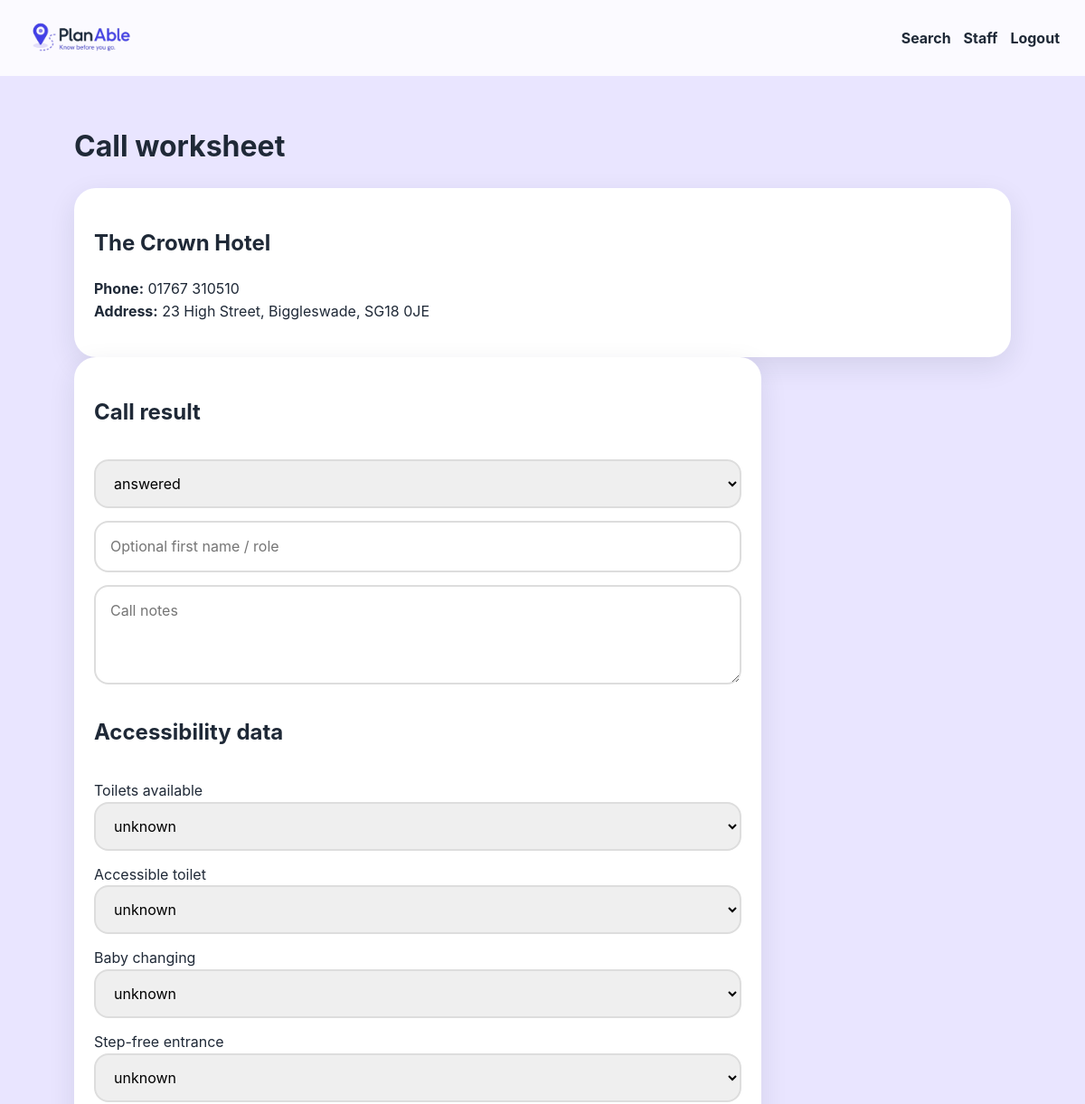
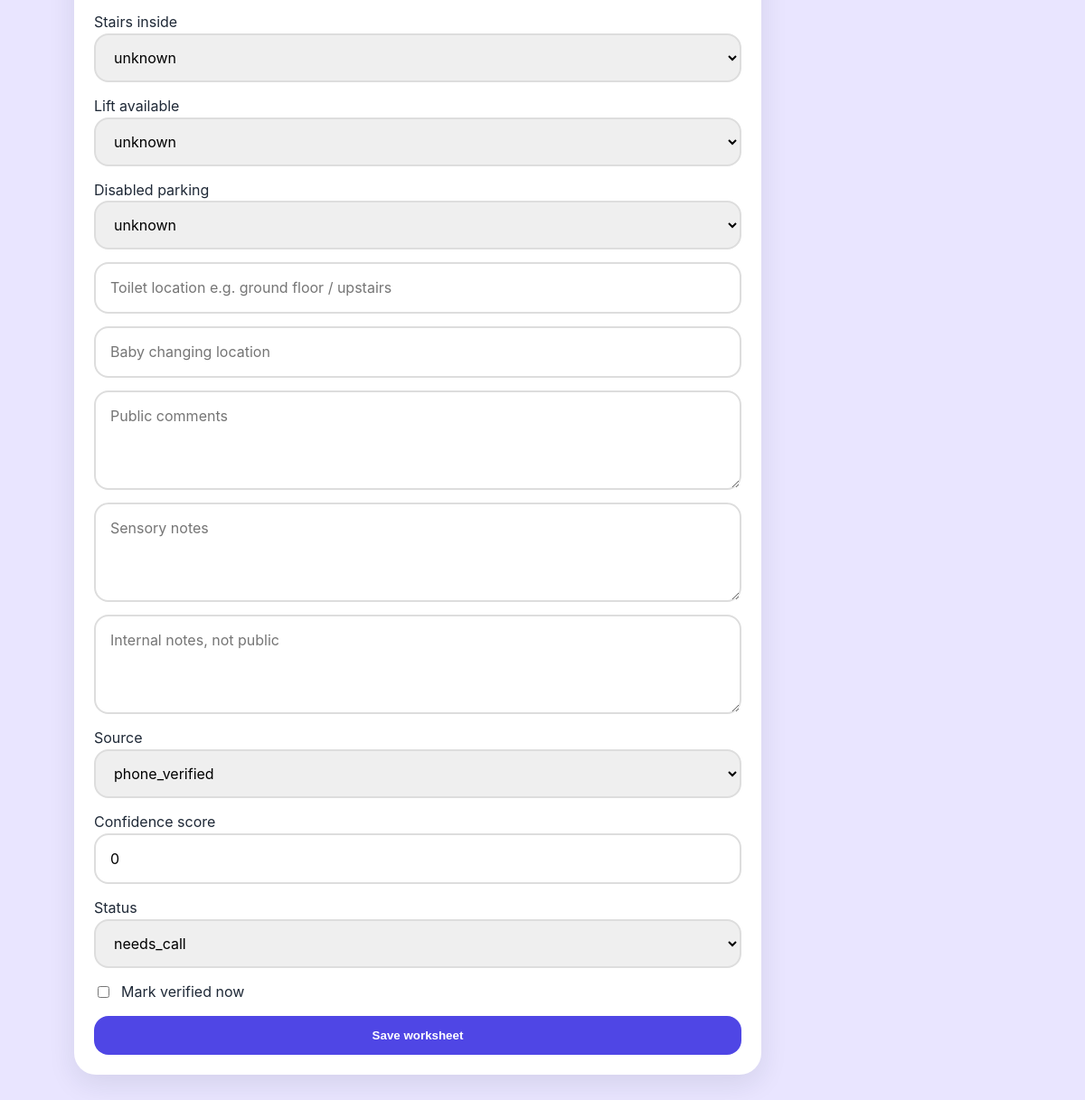
/admin/place/1/call (signed in), run on the app's committed database (2 pictures, top to bottom).
### app.py (models this page shows)
class Place(db.Model):
    id = db.Column(db.Integer, primary_key=True)
    name = db.Column(db.String(255), nullable=False, index=True)
    slug = db.Column(db.String(300), unique=True, index=True)
    venue_type = db.Column(db.String(80), default="pub")
    phone = db.Column(db.String(80))
    website = db.Column(db.String(255))
    address1 = db.Column(db.String(255))
    town = db.Column(db.String(120), index=True)
    county = db.Column(db.String(120), index=True)
    postcode = db.Column(db.String(30), index=True)
    priority = db.Column(db.Integer, default=3)
    status = db.Column(db.String(60), default="needs_call", index=True)
    created_at = db.Column(db.DateTime, default=lambda: datetime.now(timezone.utc))
    updated_at = db.Column(db.DateTime, default=lambda: datetime.now(timezone.utc), onupdate=lambda: datetime.now(timezone.utc))

class AccessibilityProfile(db.Model):
    id = db.Column(db.Integer, primary_key=True)
    place_id = db.Column(db.Integer, db.ForeignKey("place.id"), unique=True, nullable=False)
    place = db.relationship("Place", backref=db.backref("accessibility", uselist=False))
    toilets_available = db.Column(db.String(30), default="unknown")
    toilet_location = db.Column(db.String(120))
    accessible_toilet = db.Column(db.String(30), default="unknown")
    baby_changing = db.Column(db.String(30), default="unknown")
    baby_changing_location = db.Column(db.String(120))
    step_free_entrance = db.Column(db.String(30), default="unknown")
    stairs_inside = db.Column(db.String(30), default="unknown")
    lift_available = db.Column(db.String(30), default="unknown")
    disabled_parking = db.Column(db.String(30), default="unknown")
    sensory_notes = db.Column(db.Text)
    public_comments = db.Column(db.Text)
    internal_notes = db.Column(db.Text)
    source = db.Column(db.String(80), default="not_verified")
    confidence_score = db.Column(db.Integer, default=0)
    last_verified_at = db.Column(db.DateTime)
    last_verified_by = db.Column(db.String(255))

### app.py (the view, shortened to what this page needs)
@app.route("/admin/place/<int:place_id>/call", methods=["GET", "POST"])
@login_required
@admin_required
def call_place(place_id):
    place = Place.query.get_or_404(place_id)
    profile = get_or_create_profile(place)
    return render_template("call.html", place=place, profile=profile)

### app.py (called while the page is built)
def current_user():
    email = session.get("user", {}).get("email")
    return User.query.filter_by(email=email).first() if email else None

@app.context_processor
def inject_user():
    return {"current_user": current_user(), "is_admin": is_admin_email(session.get("user", {}).get("email"))}

def is_admin_email(email):
    return bool(email and email.lower() in ADMIN_EMAILS)

def login_required(fn):
    @wraps(fn)
    def wrapper(*args, **kwargs):
        if not session.get("user"):
            flash("Please log in with Google to view results.", "info")
            return redirect(url_for("login", next=request.path))
        return fn(*args, **kwargs)
    return wrapper

def admin_required(fn):
    @wraps(fn)
    def wrapper(*args, **kwargs):
        if not is_admin_email(session.get("user", {}).get("email")):
            flash("Admin access required.", "error")
            return redirect(url_for("index"))
        return fn(*args, **kwargs)
    return wrapper

def get_or_create_profile(place):
    if not place.accessibility:
        db.session.add(AccessibilityProfile(place=place))
        db.session.commit()
    return place.accessibility

### templates/call.html
{% extends 'base.html' %}{% block content %}<h1>Call worksheet</h1><div class="card"><h2>{{place.name}}</h2><p><b>Phone:</b> {{place.phone}}<br><b>Address:</b> {{place.address1}}, {{place.town}}, {{place.postcode}}</p></div><form method="post" class="form card"><h2>Call result</h2><select name="call_result"><option>answered</option><option>no_answer</option><option>callback</option><option>wrong_number</option><option>refused</option></select><input name="contact_name" placeholder="Optional first name / role"><textarea name="call_notes" placeholder="Call notes"></textarea><h2>Accessibility data</h2>{% set opts=['unknown','yes','no','partial'] %}{% for field,label in [('toilets_available','Toilets available'),('accessible_toilet','Accessible toilet'),('baby_changing','Baby changing'),('step_free_entrance','Step-free entrance'),('stairs_inside','Stairs inside'),('lift_available','Lift available'),('disabled_parking','Disabled parking')] %}<label>{{label}}<select name="{{field}}">{% for o in opts %}<option value="{{o}}" {% if profile|attr(field)==o %}selected{% endif %}>{{o}}</option>{% endfor %}</select></label>{% endfor %}<input name="toilet_location" value="{{profile.toilet_location or ''}}" placeholder="Toilet location e.g. ground floor / upstairs"><input name="baby_changing_location" value="{{profile.baby_changing_location or ''}}" placeholder="Baby changing location"><textarea name="public_comments" placeholder="Public comments">{{profile.public_comments or ''}}</textarea><textarea name="sensory_notes" placeholder="Sensory notes">{{profile.sensory_notes or ''}}</textarea><textarea name="internal_notes" placeholder="Internal notes, not public">{{profile.internal_notes or ''}}</textarea><label>Source<select name="source"><option>phone_verified</option><option>owner_verified</option><option>user_submitted</option><option>not_verified</option></select></label><label>Confidence score<input type="number" name="confidence_score" min="0" max="100" value="{{profile.confidence_score}}"></label><label>Status<select name="status"><option value="needs_call">needs_call</option><option value="callback">callback</option><option value="calling">calling</option><option value="verified">verified</option></select></label><label class="check"><input type="checkbox" name="mark_verified" value="yes"> Mark verified now</label><button>Save worksheet</button></form>{% endblock %}

### static/style.css (style rules this page uses)
:root { --primary:#4F46E5; --bg:#E9E5FF; --text:#1F2937; --card:#fff; --ok:#34D399; --warn:#FBBF24; --bad:#F87171; }
* { box-sizing:border-box; }
body { margin:0; background:var(--bg); color:var(--text); font-family:Inter,system-ui,Arial,sans-serif; font-size:16px; line-height:1.55; }
input, select, textarea { width:100%; padding:14px 16px; border:2px solid #ddd; border-radius:16px; font:inherit; }
textarea { min-height:110px; }
.btn, button { background:var(--primary); color:white!important; border:0; border-radius:16px; padding:14px 18px; font-weight:900; text-decoration:none; cursor:pointer; }
.card { display:block; background:var(--card); border-radius:24px; padding:22px; box-shadow:0 10px 30px #1f29371a; text-decoration:none; color:var(--text); }
.form { display:grid; gap:14px; max-width:760px; }
.check { display:flex; gap:10px; align-items:center; }
.check input { width:auto; }

### data on the page
Place: name "The Crown Hotel", phone "01767 310510", address1 "23 High Street", town "Biggleswade", postcode "SG18 0JE"
AccessibilityProfile: toilets_available "unknown" "unknown" "unknown" "unknown" "unknown" "unknown" "unknown", confidence_score "0"

### other printed values
{{ label }} "Toilets available" "Accessible toilet" "Baby changing" "Step-free entrance" "Stairs inside" "Lift available" "Disabled parking"
